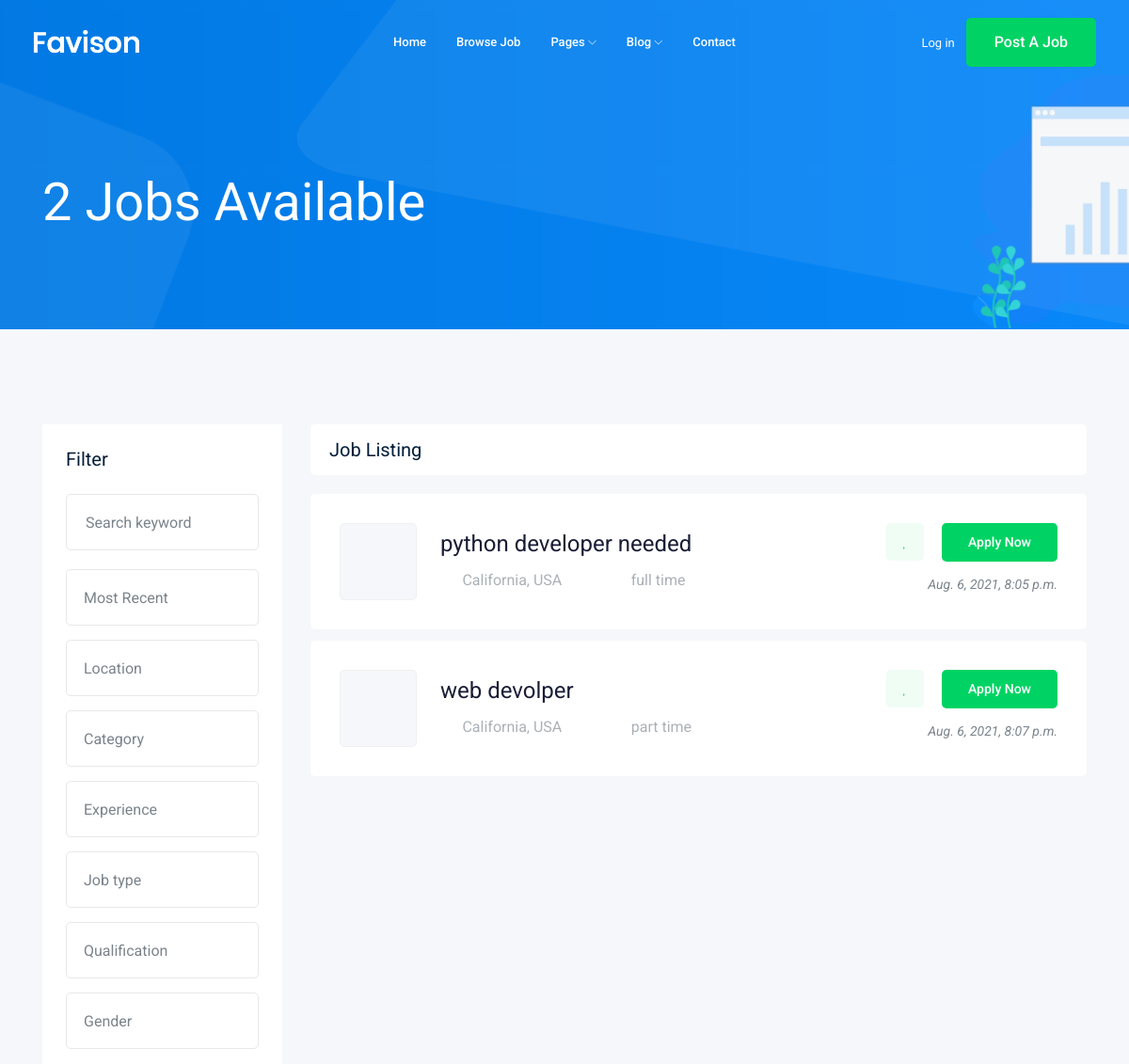
The app's page /jobs/ (upper part), older data.
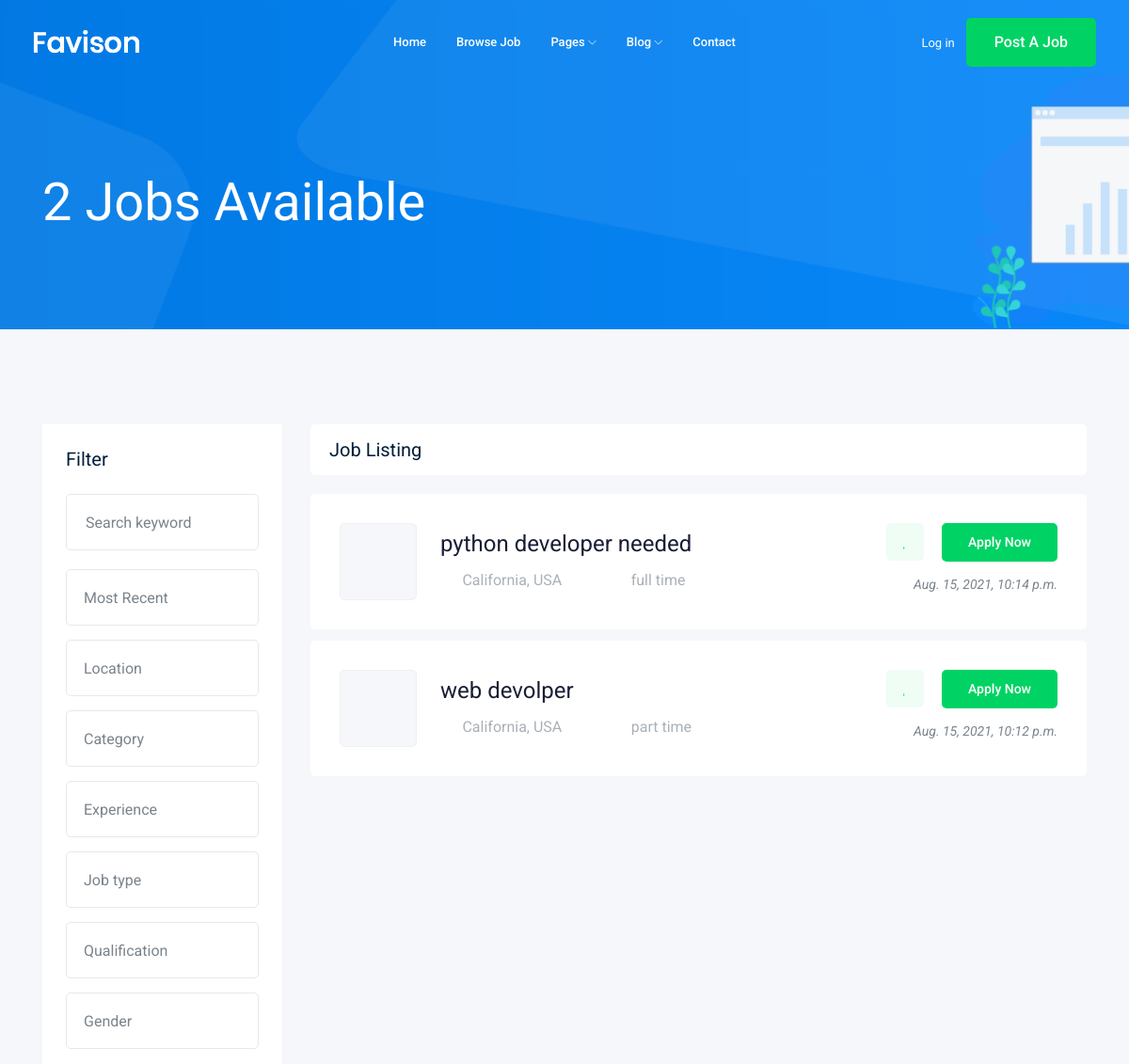
The same page, newer data.
### jobs/models.py (models this page shows, shortened)
class jobs(models.Model):
    title=CharField(max_length=50)
    job_type=CharField(max_length=20, choices=Job_Type)
    description=models.TextField(max_length=1500)
    published_at=models.DateTimeField(auto_now=True)
    vacancy= models.IntegerField(default=1)
    salary=models.IntegerField(default=0)
    excprince =models.IntegerField(default=1)
    category=models.ForeignKey(Category,on_delete=CASCADE)
    slug=models.SlugField(blank=True,null=True)
    def __str__(self) -> str:
        return self.title

### jobs/views.py (the view)
# urls.py: path('',views.job_list),
def job_list(request):
    job_list=jobs.objects.all()
    paginator = Paginator(job_list, 5)
    page_number = request.GET.get('page')
    page_obj = paginator.get_page(page_number)
    context={"jobs":page_obj}
    return render(request,'jobs/job_list.html',context)

### jobs/templates/jobs/job_list.html (shortened to what the changed rows need)
{% extends 'base.html' %}
{% block bodey %}
    <div class="job_listing_area plus_padding">
        <div class="container">
            <div class="row">
                <div class="col-lg-9">
                    <div class="job_lists m-0">
                        <div class="row">
                        {% for job in jobs %}
                            <div class="col-lg-12 col-md-12">
                                <div class="single_jobs white-bg d-flex justify-content-between">
                                    <div class="jobs_left d-flex align-items-center">
                                        <div class="thumb">
                                        </div>
                                        <div class="jobs_conetent">
                                            <a href="{% url 'jobs:job_detalis' job.slug %}"><h4>{{job}}</h4></a>
                                            <div class="links_locat d-flex align-items-center">
                                                <div class="location">
                                                    <p> <i class="fa fa-map-marker"></i> California, USA</p>
                                                </div>
                                                <div class="location">
                                                    <p> <i class="fa fa-clock-o"></i> {{job.job_type}}</p>
                                                </div>
                                            </div>
                                        </div>
                                    </div>
                                    <div class="jobs_right">
                                        <div class="apply_now">
                                            <a class="heart_mark" href="#"> <i class="fa fa-heart"></i> </a>
                                            <a href="job_details.html" class="boxed-btn3">Apply Now</a>
                                        </div>
                                        <div class="date">
                                            <p>{{job.published_at}}</p>
                                        </div>
                                    </div>
                                </div>
                            </div>
                           {% endfor %}
                        </div>
                    </div>
                </div>
            </div>
        </div>
    </div>
{% endblock bodey %}

Row changes from the older to the newer data that the page shows:
changed jobs "python developer needed": published_at "Aug. 6, 2021, 8:05 p.m." → "Aug. 15, 2021, 10:14 p.m."
changed jobs "web devolper": published_at "Aug. 6, 2021, 8:07 p.m." → "Aug. 15, 2021, 10:12 p.m."
